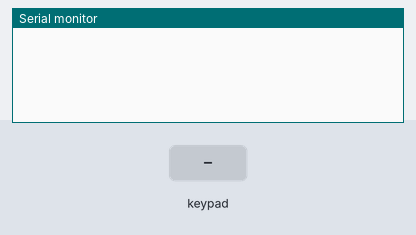
Simulated run of this sketch. Board: ESP8266 (NodeMCU). On the bench: the last lines printed to the serial monitor. Wiring (inferred from the names in the program): 4×4 keypad with keys 1 2 3 M 5 6 7 4 9 0 * 8 A B C #: rows D5, D6, D1, D2; columns D7, D0, D3, D4. Inputs (shaded band) come from the test bench.

Above: at 1.2 s.
1.3 s: key '1' pressed
At 2.2 s:
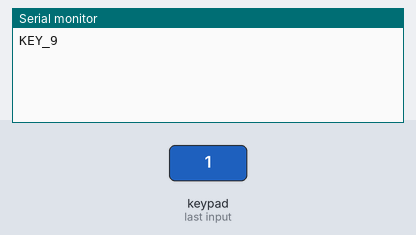
2.8 s: keypad keys 2 5 pressed 0.4 s apart
At 3.7 s:
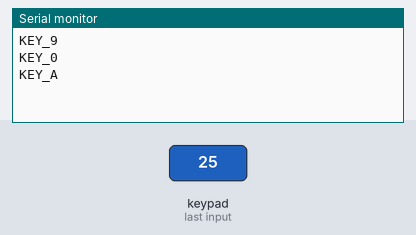
5.1 s: key '3' pressed
At 6.3 s:
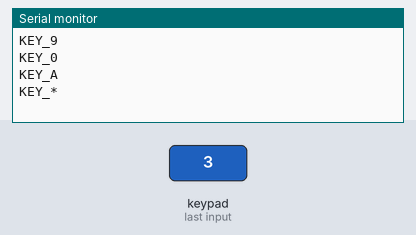
6.6 s: key '6' pressed
At 7.6 s:
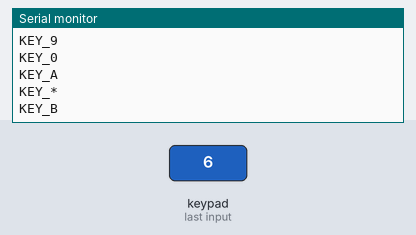
8.1 s: key '7' pressed
At 8.7 s:
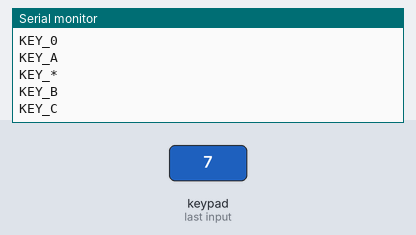
9.6 s: key '4' pressed
At 11.1 s:
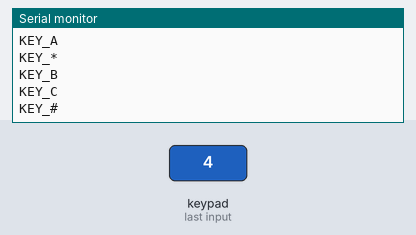

Measured:
- after the input at 1.3 s, the serial monitor: prints a new line at once (image 1)
- after the input at 2.8 s, the serial monitor: prints a new line at once (image 2)
- after the input at 5.1 s, the serial monitor: prints a new line at once (image 3)
- after the input at 6.6 s, the serial monitor: prints a new line at once (image 4)
- after the input at 8.1 s, the serial monitor: prints a new line at once (image 5)
- after the input at 9.6 s, the serial monitor: prints a new line at once (image 6)

The sketch:

serialnumpad.ino
```cpp
// SCANNER FELITRON COMO SERIAL KEYBOARD TRIGGER

const int rowPins[4] = {D1, D2, D5, D6};
const int colPins[4] = {D7, D0, D3, D4};

char keymap[4][4] = {
  {'1','2','3','M'},
  {'5','6','7','4'},
  {'9','0','*','8'},
  {'A','B','C','#'}
};

bool lastState[4][4];

void setup() {
  Serial.begin(115200);

  for (int r = 0; r < 4; r++) {
    pinMode(rowPins[r], OUTPUT);
    digitalWrite(rowPins[r], HIGH);
  }

  for (int c = 0; c < 4; c++) {
    pinMode(colPins[c], INPUT_PULLUP);
  }

  memset(lastState, 0, sizeof(lastState));
}

void loop() {
  for (int r=0; r<4; r++) {
    for (int rr=0; rr<4; rr++)
      digitalWrite(rowPins[rr], rr == r ? LOW : HIGH);

    delayMicroseconds(40);

    for (int c=0; c<4; c++) {
      bool pressed = (digitalRead(colPins[c]) == LOW);

      if (pressed && !lastState[r][c]) {
        char k = keymap[r][c];
        Serial.print("KEY_");
        Serial.println(k);   // ← ENVIA PRO PC
      }

      lastState[r][c] = pressed;
    }
  }

  delay(10);
}
```
